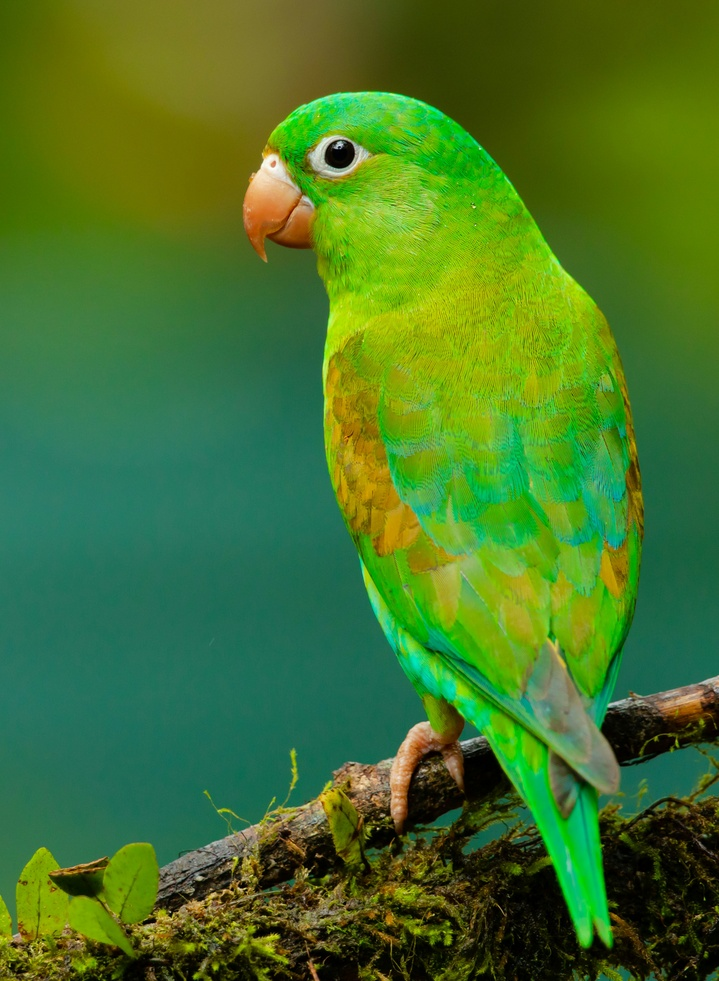
#> input picture parrot.jpg, 719 x 981 px, shrunk from 2919 x 3985 before the run
$ python SMOOTHING_FILTERS.py
#> lines starting #> are read from the running program, lines starting #| are printed output that depends on the picture

###Developed By : Abishek Priyan M
###Register Number: 212224240004

### Smoothing Filters
# In[1]:Using Averaging Filter


import cv2
import matplotlib.pyplot as plt
import numpy as np
image1=cv2.imread("parrot.jpg")
#> image1 is the input picture: shape (981, 719, 3); mean B, G, R 41.3, 116.2, 69.3
image2=cv2.cvtColor(image1,cv2.COLOR_BGR2RGB)
kernel=np.ones((11,11),np.float32)/169
image3=cv2.filter2D(image2,-1,kernel)
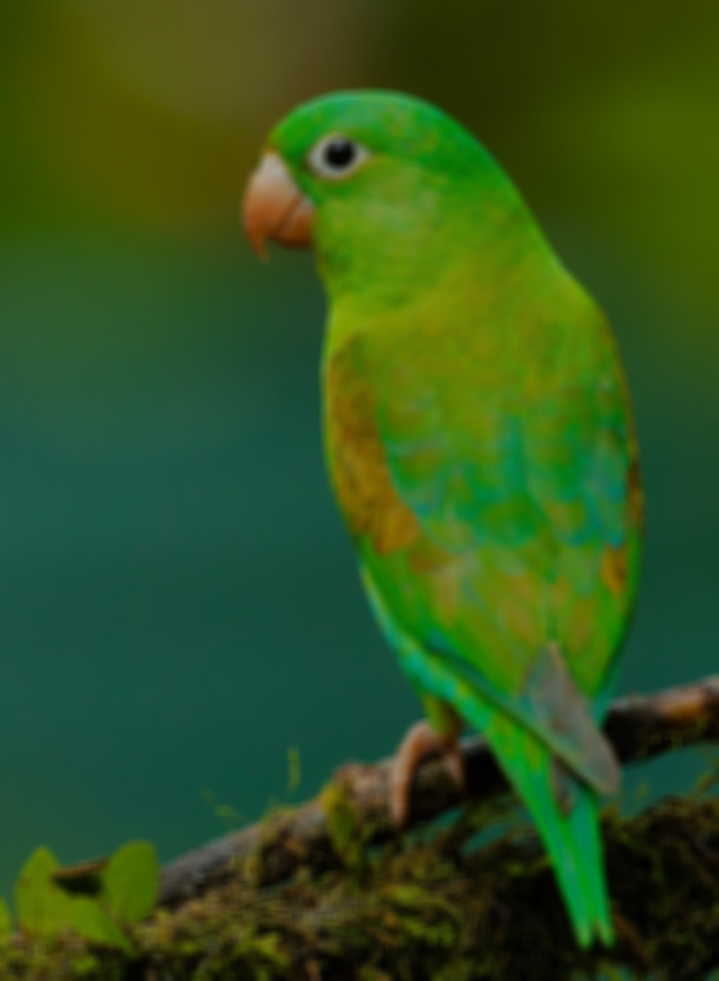
#> image3: shape (981, 719, 3); mean R, G, B 49.6, 83.2, 29.6
plt.figure(figsize=(9,9))
plt.subplot(1,2,1)
plt.imshow(image2)
plt.title("Original Image")
plt.axis("off")
plt.subplot(1,2,2)
plt.imshow(image3)
plt.title("Average Filter Image")
plt.axis("off")
plt.show()
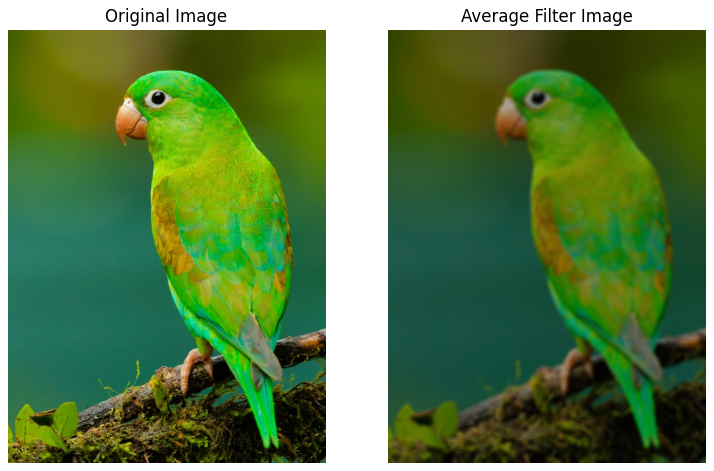
#> figure drawn by matplotlib, 2 panels

# In[2]:Using Weighted Averaging Filter

kernel1=np.array([[1,2,1],[2,4,2],[1,2,1]])/16
image2=cv2.cvtColor(image1,cv2.COLOR_BGR2RGB)
image3=cv2.filter2D(image2,-1,kernel1)
plt.subplot(1,2,1)
plt.imshow(image2)
plt.title("Original Image")
plt.axis("off")
plt.subplot(1,2,2)
plt.imshow(image3)
plt.title("Weighted Average Filter Image")
plt.axis("off")
plt.show()
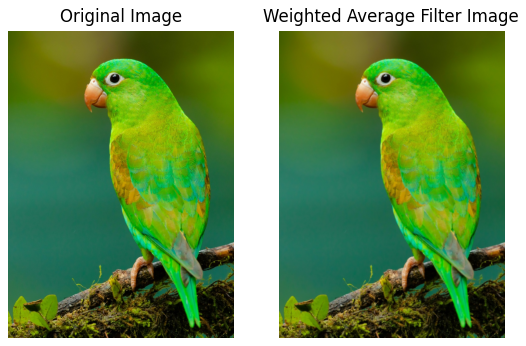
#> figure drawn by matplotlib, 2 panels


# In[3]:Using Gaussian Filter


gaussian_blur=cv2.GaussianBlur(image2,(33,33),0,0)
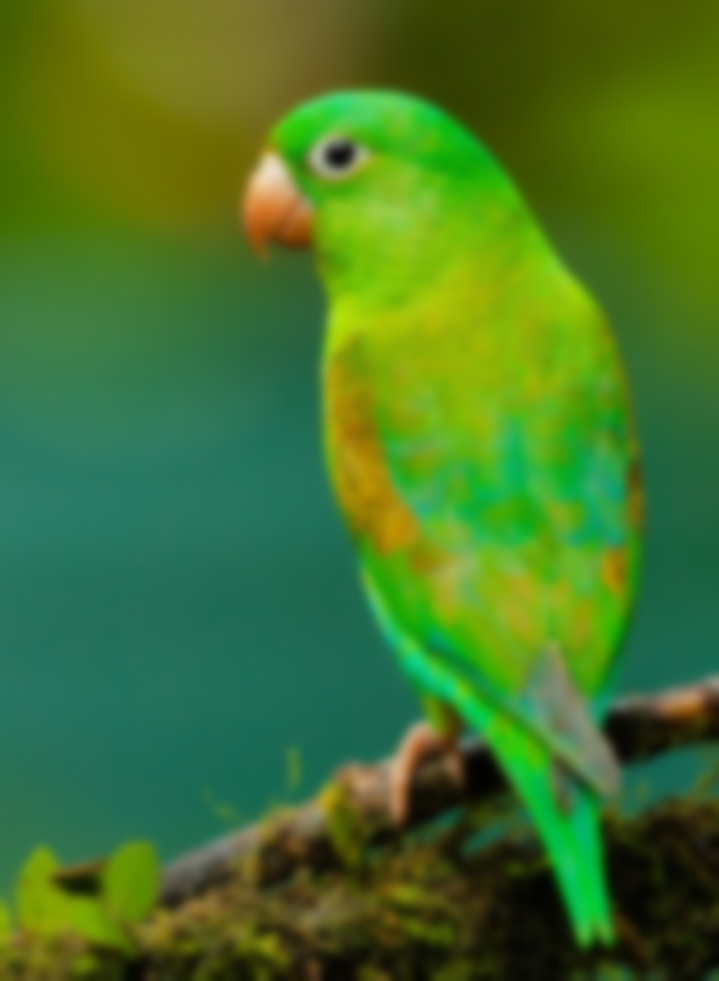
#> gaussian_blur: shape (981, 719, 3); mean R, G, B 69.3, 116.2, 41.4
plt.figure(figsize=(8,8))
plt.subplot(1,2,1)
plt.imshow(image2)
plt.title("Original Image")
plt.axis("off")
plt.subplot(1,2,2)
plt.imshow(gaussian_blur)
plt.title("Gaussian Blur")
plt.axis("off")
plt.show()


# In[4]:Using Median Filter


median=cv2.medianBlur(image2,13)
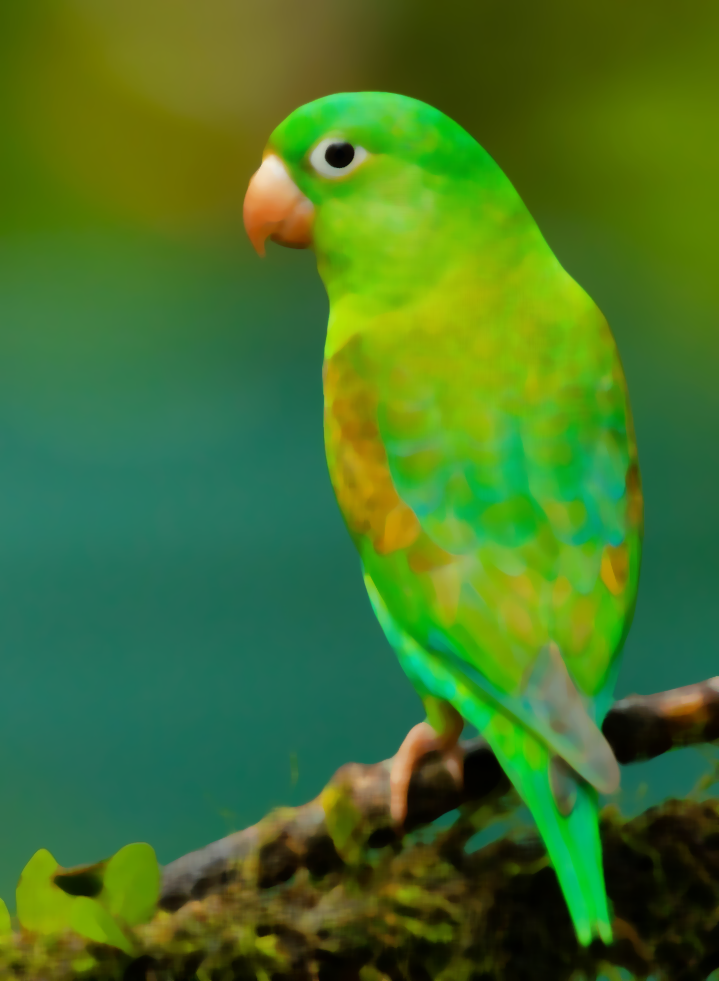
#> median: shape (981, 719, 3); mean R, G, B 68.6, 115.9, 40.1
plt.figure(figsize=(9,9))
plt.subplot(1,2,1)
plt.imshow(image2)
plt.title("Original Image")
plt.axis("off")
plt.subplot(1,2,2)
plt.imshow(median)
plt.title("Median Blur")
plt.axis("off")
plt.show()

$ run again, with image-1.png saved as parrot.jpg
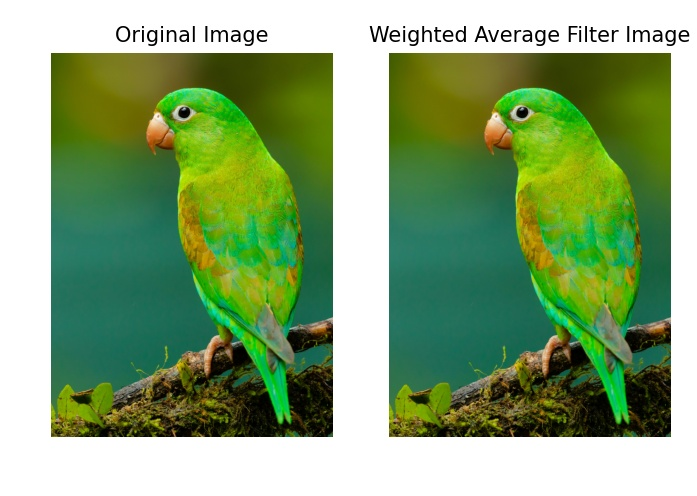
#> input picture image-1.png, 697 x 496 px
#> image1 is the input picture: shape (496, 697, 3); mean B, G, R 119.4, 166.1, 136.7
#> `image3=cv2.filter2D(image2,-1,kernel)`:
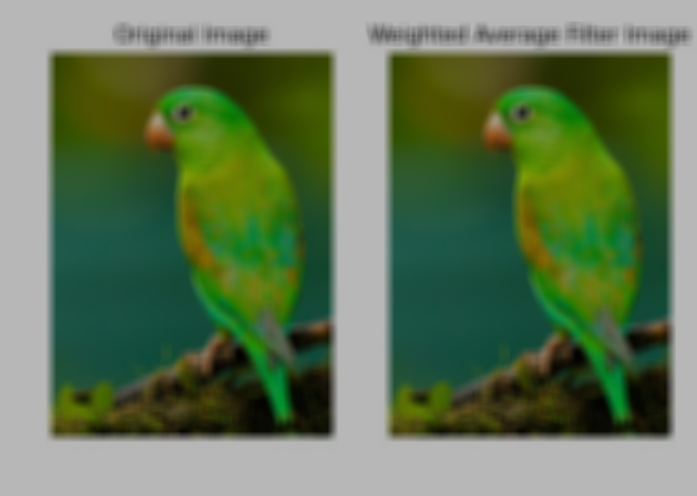
#> image3: shape (496, 697, 3); mean R, G, B 98, 119, 85.6
#> `median=cv2.medianBlur(image2,13)`:
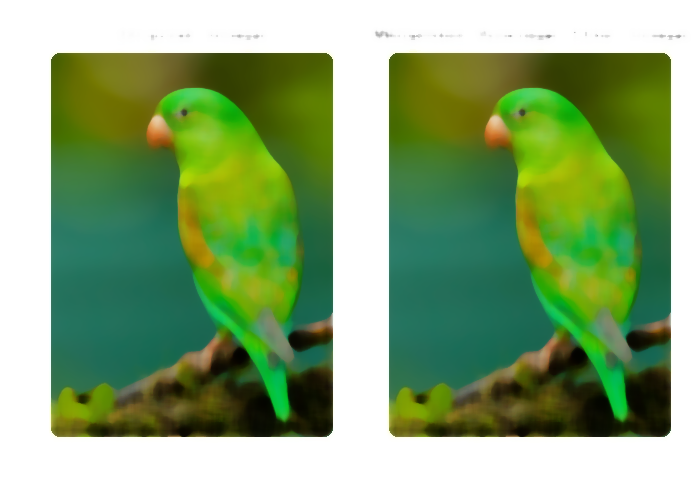
#> median: shape (496, 697, 3); mean R, G, B 138, 167.8, 120.2

$ run again, with image-3.png saved as parrot.jpg
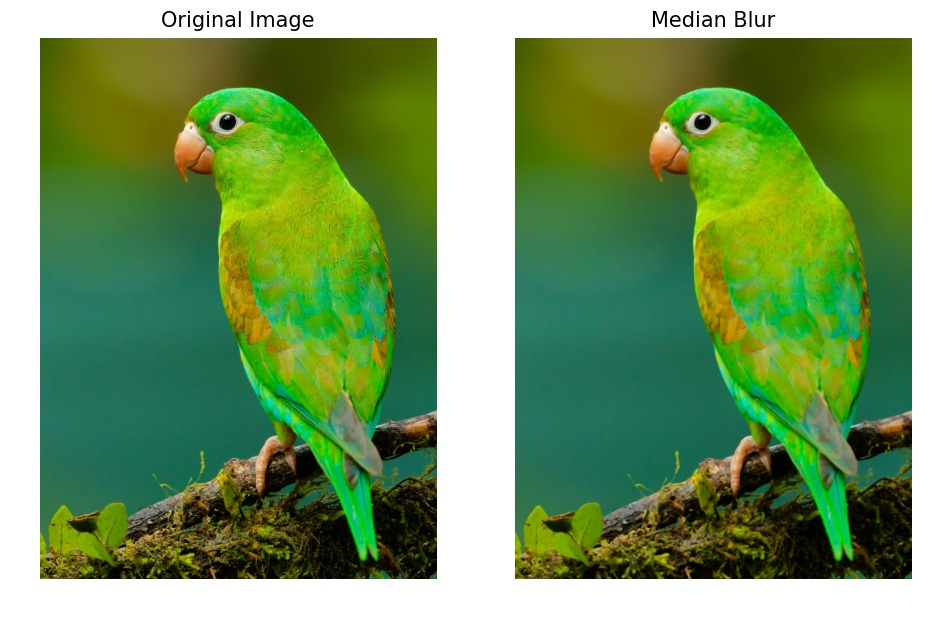
#> input picture image-3.png, 932 x 618 px
#> image1 is the input picture: shape (618, 932, 3); mean B, G, R 94.5, 150.6, 115.4
#> `image3=cv2.filter2D(image2,-1,kernel)`:
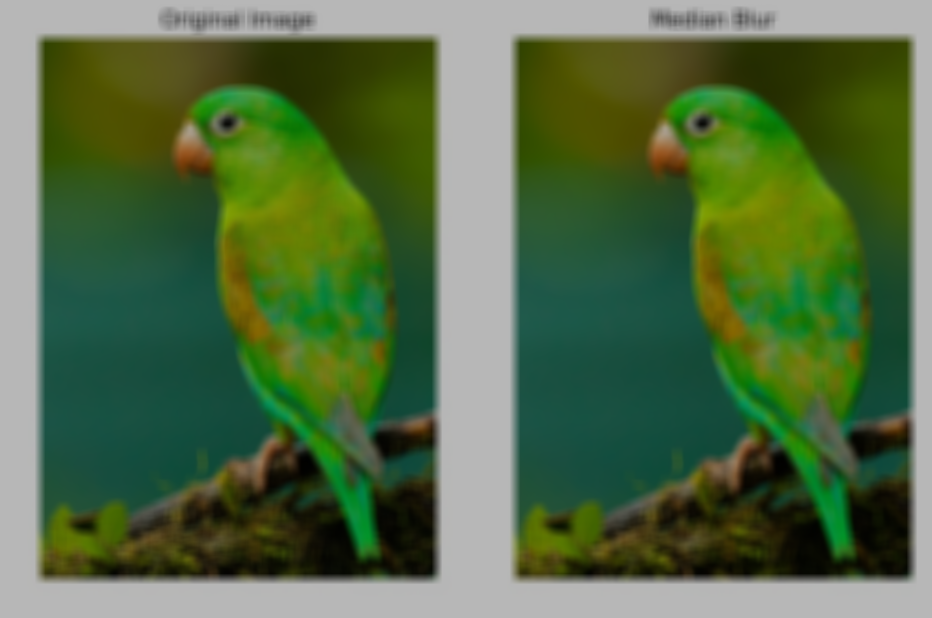
#> image3: shape (618, 932, 3); mean R, G, B 82.7, 107.9, 67.8
#> `median=cv2.medianBlur(image2,13)`:
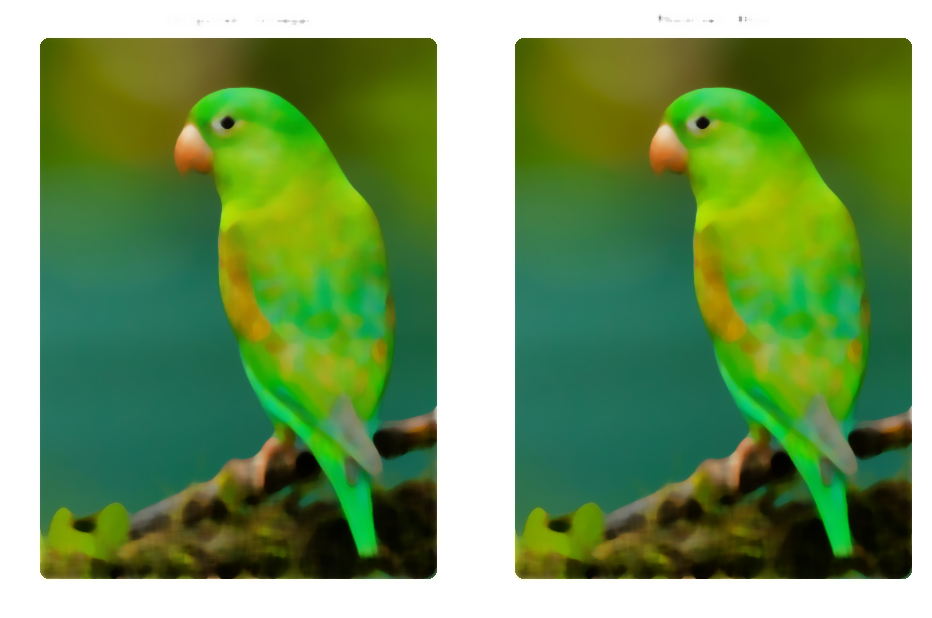
#> median: shape (618, 932, 3); mean R, G, B 115.7, 151.1, 94.3
